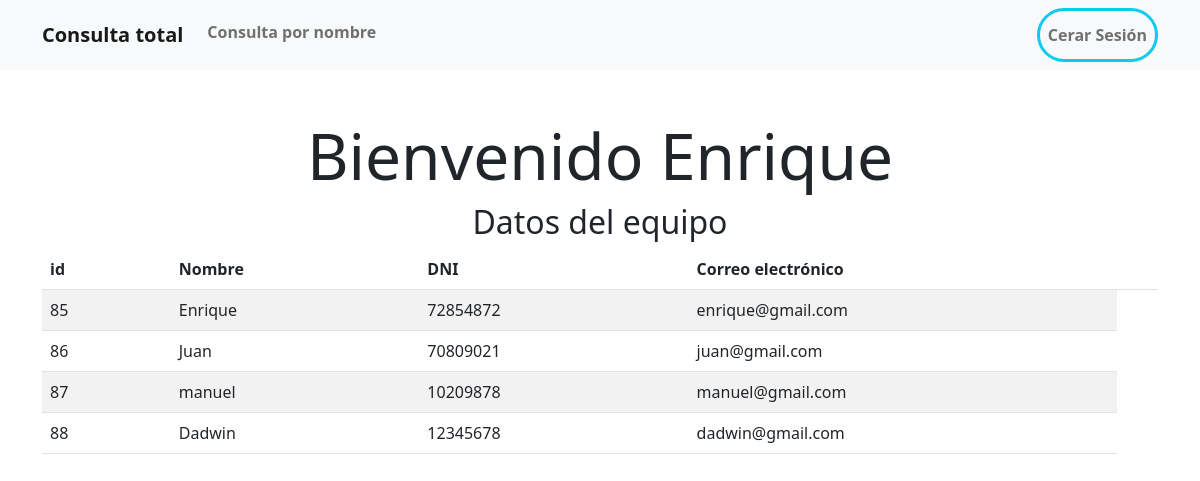
/pages/principal.php (signed in), run on the app's committed database.
### tables this page shows
CREATE TABLE `usuarios` (
  `id` int(9) NOT NULL,
  `nombre` varchar(50) NOT NULL,
  `dni` varchar(8) NOT NULL,
  `email` varchar(50) NOT NULL,
  `contrasenia` varchar(100) NOT NULL
);

### pages/principal.php (the view, shortened to what this page needs)
<?php
include("conexion.php");
include("header.php");
$email=$_SESSION['verificar'];
$query = "SELECT * FROM usuarios WHERE email='$email'";
$peticion = mysqli_query($conexion, $query);
?>
  <header>
      <nav class="navbar navbar-expand-lg bg-light">
      <div class="container">
          <a class="navbar-brand fw-bold py-1 px-0" href="">Consulta total</a>
          <div class="collapse navbar-collapse" id="navbarNav">
            <ul class="navbar-nav d-flex w-100 d-flex justify-content-between">
                <li class="nav-item me-5 p-2">
                  <a class="nav-link fw-bold py-1 px-0" aria-current="page" href="./consulta.php">Consulta por nombre</a>
                </li>
                <li class="nav-item ms-5 border border-info border-3 rounded-5 p-2">
                  <a class="nav-link fw-bold py-1 px-0" href="../index.php" rel="noopener noreferrer">Cerar Sesión</a>
                </li>
            </ul>
          </div>
      </div>
      </nav>
  </header>
  <main class="container d-flex flex-column align-items-center mt-5 h-100">
    <h1 style="font-size: 4rem">Bienvenido <?php echo mysqli_fetch_assoc($peticion)['nombre'] ?></h1>
    <h2>Datos del equipo</h2>
    <table class="table table-striped table-hover">
        <thead>
            <tr>
                <th scope="col">id<th>
                <th scope="col">Nombre<th>
                <th scope="col">DNI<th>
                <th scope="col">Correo electrónico<th>
            </tr>
        </thead>
        <tbody>
        <?php
        $query = "SELECT * FROM usuarios";
        $peticion = mysqli_query($conexion, $query);
        while($row = mysqli_fetch_assoc($peticion)) { ?>
                <tr>
                    <td><?php echo $row['id']; ?></td>
                    <th></th>
                    <td><?php echo $row['nombre']; ?></td>
                    <th></th>
                    <td><?php echo $row['dni']; ?></td>
                    <th></th>
                    <td><?php echo $row['email']; ?></td>
                </tr>
        <?php } ?>
        </tbody>
    </table>
  </main>
<?php include ("./footer.php");?>

### pages/header.php (shortened to what this page needs)
<!DOCTYPE html>
<html lang="es">
<head>
    <link href="https://cdn.jsdelivr.net/npm/bootstrap@5.2.2/dist/css/bootstrap.min.css" rel="stylesheet">
</head>
<body class="position-relative">

### pages/footer.php (shortened to what this page needs)
</body>
</html>

### data on the page
usuarios: nombre "Enrique", id "85", dni "72854872", email "enrique@gmail.com"
usuarios: id "86", nombre "Juan", dni "70809021", email "juan@gmail.com"
usuarios: id "87", nombre "manuel", dni "10209878", email "manuel@gmail.com"
usuarios: id "88", nombre "Dadwin", dni "12345678", email "dadwin@gmail.com"
